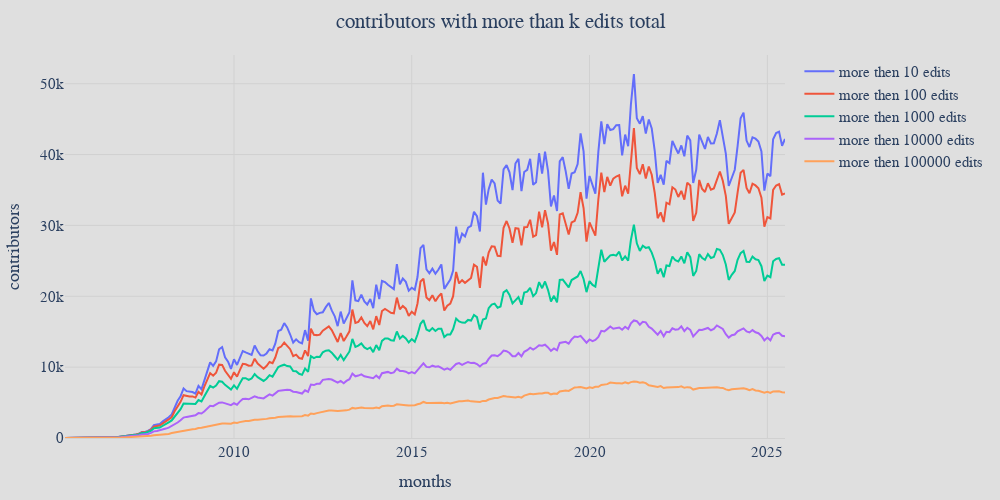

Write notebook code for a chart like this one.
### Code cell
plot_config = util.get_plot_config("general_contributor_count_more_the_k_edits_monthly", "contributors with more than k edits total", y_unit="contributors")
util.save_plot_config(plot_config)
util.show_plot(plot_config)

### Figure 1 — Plotly figure (JSON) as saved in the notebook; plotly's stock layout.template omitted (floating-point values rounded to 4 significant figures; data arrays with more than 128 entries replaced by an {"elided": "..."} marker saying what was removed)
{"data": [{"hovertemplate": "%{x}<br>%{y:,} contributors", "mode": "lines", "name": "more then 10 edits", "type": "scatter", "x": {"elided": "244 str values"}, "y": {"elided": "244 int values"}}, {"hovertemplate": "%{x}<br>%{y:,} contributors", "mode": "lines", "name": "more then 100 edits", "type": "scatter", "x": {"elided": "244 str values"}, "y": {"elided": "244 int values"}}, {"hovertemplate": "%{x}<br>%{y:,} contributors", "mode": "lines", "name": "more then 1000 edits", "type": "scatter", "x": {"elided": "244 str values"}, "y": {"elided": "244 int values"}}, {"hovertemplate": "%{x}<br>%{y:,} contributors", "mode": "lines", "name": "more then 10000 edits", "type": "scatter", "x": {"elided": "244 str values"}, "y": {"elided": "244 int values"}}, {"hovertemplate": "%{x}<br>%{y:,} contributors", "mode": "lines", "name": "more then 100000 edits", "type": "scatter", "x": {"elided": "244 str values"}, "y": {"elided": "244 int values"}}], "layout": {"autosize": false, "font": {"family": "Times", "size": 15}, "height": 500, "margin": {"b": 55, "l": 55, "r": 55, "t": 55}, "paper_bgcolor": "#dfdfdf", "plot_bgcolor": "#dfdfdf", "title": {"text": "contributors with more than k edits total", "x": 0.5, "xanchor": "center"}, "width": 1000, "xaxis": {"gridcolor": "#d1d1d1", "linecolor": "#d1d1d1", "title": {"text": "months"}}, "yaxis": {"gridcolor": "#d1d1d1", "rangemode": "tozero", "title": {"text": "contributors"}}}}
